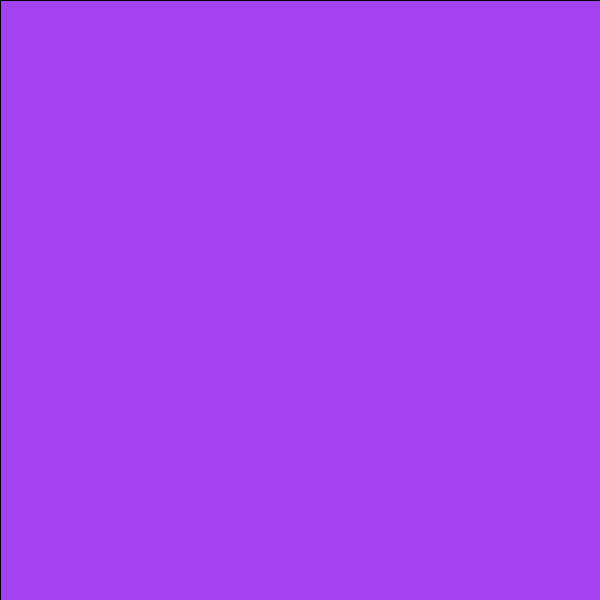
Frame 1 (no input)
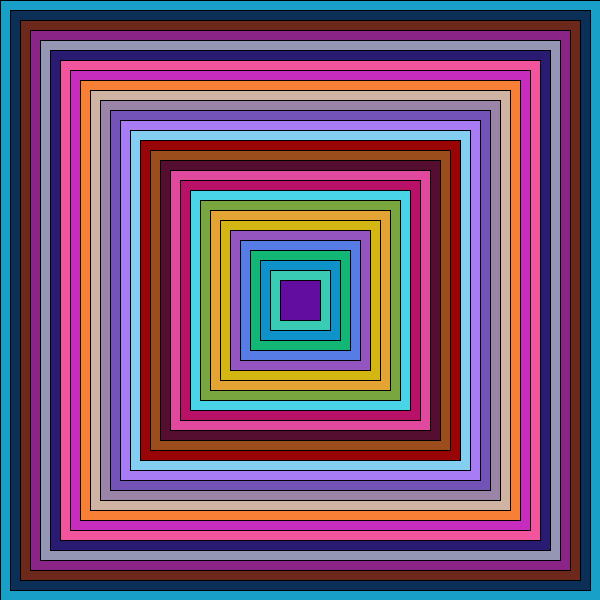
Frame 60 (the mouse pressed at the canvas centre just before this capture)
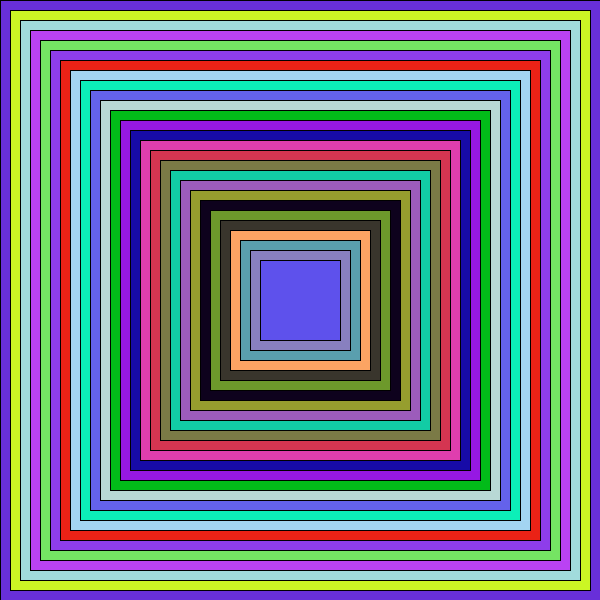
Frame 120 (the mouse held since frame 60 and released just before this capture)

The Processing sketch that drew these frames (run headless with seeded random() and noise(); from frame 60 on, the mouse is pressed at the canvas centre):

// Processing sketch: recursion_square_2
// ── recursion_square_2.pde
float x, y, a;

int size = 20;

void setup() {
  size(600, 600);
  background(220);
  noFill();
  a = 600;
  x = width / 2 - a / 2;
  y = height / 2 - a / 2;
}

void draw() {
  if (a >= 10) {
    fill(random(255), random(255), random(255));
    rect(x, y, a, a);
    a = a - size;
    x = width / 2 - a / 2;
    y = height / 2 - a / 2;
  } else {
    delay(1000);
    background(220);
    a = 600;
    x = width / 2 - a / 2;
    y = height / 2 - a / 2;
  }
}
